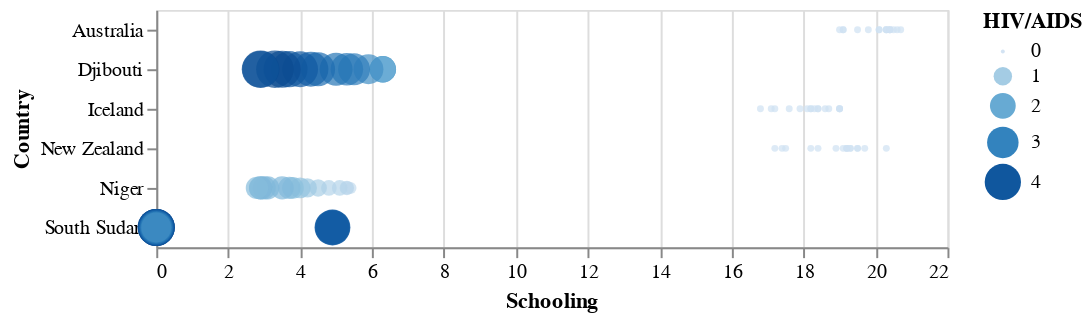

Write notebook code for a chart like this one.
### Markdown cell above
Additionally, a graph showing the severity of HIV/AIDS in a population in a certain country associated with the level of schooling in said country is shown

### Code cell
brush = alt.selection(type='interval')

points = alt.Chart(final).mark_circle().encode(
    x='Schooling',
    y='Country',
    color=alt.condition(brush, 'HIV/AIDS:Q', alt.value('blue')),
    size='HIV/AIDS'
).add_selection(
    brush
)
points

### Figure 1 — Vega-Lite specification as saved in the notebook (floating-point values rounded to 4 significant figures)
{"config": {"view": {"continuousWidth": 400, "continuousHeight": 300}}, "data": {"name": "data-b0249a24d4a710cfb04d2a4650c742c5"}, "mark": "circle", "encoding": {"color": {"condition": {"field": "HIV/AIDS", "type": "quantitative", "selection": "selector001"}, "value": "blue"}, "size": {"field": "HIV/AIDS", "type": "quantitative"}, "x": {"field": "Schooling", "type": "quantitative"}, "y": {"field": "Country", "type": "nominal"}}, "selection": {"selector001": {"type": "interval"}}, "$schema": "https://vega.github.io/schema/vega-lite/v4.17.0.json", "datasets": {"data-b0249a24d4a710cfb04d2a4650c742c5": [{"Year": 2015, "Status": "Developed", "Country": "Australia", "HIV/AIDS": 0.1, "Schooling": 20.4}, {"Year": 2014, "Status": "Developed", "Country": "Australia", "HIV/AIDS": 0.1, "Schooling": 20.4}, {"Year": 2013, "Status": "Developed", "Country": "Australia", "HIV/AIDS": 0.1, "Schooling": 20.3}, {"Year": 2012, "Status": "Developed", "Country": "Australia", "HIV/AIDS": 0.1, "Schooling": 20.1}, {"Year": 2011, "Status": "Developed", "Country": "Australia", "HIV/AIDS": 0.1, "Schooling": 19.8}, {"Year": 2010, "Status": "Developed", "Country": "Australia", "HIV/AIDS": 0.1, "Schooling": 19.5}, {"Year": 2009, "Status": "Developed", "Country": "Australia", "HIV/AIDS": 0.1, "Schooling": 19.1}, {"Year": 2008, "Status": "Developed", "Country": "Australia", "HIV/AIDS": 0.1, "Schooling": 19.1}, {"Year": 2007, "Status": "Developed", "Country": "Australia", "HIV/AIDS": 0.1, "Schooling": 19.0}, {"Year": 2006, "Status": "Developed", "Country": "Australia", "HIV/AIDS": 0.1, "Schooling": 20.3}, {"Year": 2005, "Status": "Developed", "Country": "Australia", "HIV/AIDS": 0.1, "Schooling": 20.3}, {"Year": 2004, "Status": "Developed", "Country": "Australia", "HIV/AIDS": 0.1, "Schooling": 20.7}, {"Year": 2003, "Status": "Developed", "Country": "Australia", "HIV/AIDS": 0.1, "Schooling": 20.6}, {"Year": 2002, "Status": "Developed", "Country": "Australia", "HIV/AIDS": 0.1, "Schooling": 20.1}, {"Year": 2001, "Status": "Developed", "Country": "Australia", "HIV/AIDS": 0.1, "Schooling": 20.5}, {"Year": 2000, "Status": "Developed", "Country": "Australia", "HIV/AIDS": 0.1, "Schooling": 20.4}, {"Year": 2015, "Status": "Developed", "Country": "New Zealand", "HIV/AIDS": 0.1, "Schooling": 19.2}, {"Year": 2014, "Status": "Developed", "Country": "New Zealand", "HIV/AIDS": 0.1, "Schooling": 19.2}, {"Year": 2013, "Status": "Developed", "Country": "New Zealand", "HIV/AIDS": 0.1, "Schooling": 19.3}, {"Year": 2012, "Status": "Developed", "Country": "New Zealand", "HIV/AIDS": 0.1, "Schooling": 19.5}, {"Year": 2011, "Status": "Developed", "Country": "New Zealand", "HIV/AIDS": 0.1, "Schooling": 19.7}, {"Year": 2010, "Status": "Developed", "Country": "New Zealand", "HIV/AIDS": 0.1, "Schooling": 20.3}, {"Year": 2009, "Status": "Developed", "Country": "New Zealand", "HIV/AIDS": 0.1, "Schooling": 19.3}, {"Year": 2008, "Status": "Developed", "Country": "New Zealand", "HIV/AIDS": 0.1, "Schooling": 19.5}, {"Year": 2007, "Status": "Developed", "Country": "New Zealand", "HIV/AIDS": 0.1, "Schooling": 19.2}, {"Year": 2006, "Status": "Developed", "Country": "New Zealand", "HIV/AIDS": 0.1, "Schooling": 19.1}, {"Year": 2005, "Status": "Developed", "Country": "New Zealand", "HIV/AIDS": 0.1, "Schooling": 18.9}, {"Year": 2004, "Status": "Developed", "Country": "New Zealand", "HIV/AIDS": 0.1, "Schooling": 18.4}, {"Year": 2003, "Status": "Developed", "Country": "New Zealand", "HIV/AIDS": 0.1, "Schooling": 18.2}, {"Year": 2002, "Status": "Developed", "Country": "New Zealand", "HIV/AIDS": 0.1, "Schooling": 17.5}, {"Year": 2001, "Status": "Developed", "Country": "New Zealand", "HIV/AIDS": 0.1, "Schooling": 17.4}, {"Year": 2000, "Status": "Developed", "Country": "New Zealand", "HIV/AIDS": 0.1, "Schooling": 17.2}, {"Year": 2015, "Status": "Developed", "Country": "Iceland", "HIV/AIDS": 0.1, "Schooling": 19.0}, {"Year": 2014, "Status": "Developed", "Country": "Iceland", "HIV/AIDS": 0.1, "Schooling": 19.0}, {"Year": 2013, "Status": "Developed", "Country": "Iceland", "HIV/AIDS": 0.1, "Schooling": 19.0}, {"Year": 2012, "Status": "Developed", "Country": "Iceland", "HIV/AIDS": 0.1, "Schooling": 18.7}, {"Year": 2011, "Status": "Developed", "Country": "Iceland", "HIV/AIDS": 0.1, "Schooling": 18.6}, {"Year": 2010, "Status": "Developed", "Country": "Iceland", "HIV/AIDS": 0.1, "Schooling": 18.4}, {"Year": 2009, "Status": "Developed", "Country": "Iceland", "HIV/AIDS": 0.1, "Schooling": 18.4}, {"Year": 2008, "Status": "Developed", "Country": "Iceland", "HIV/AIDS": 0.1, "Schooling": 18.2}, {"Year": 2007, "Status": "Developed", "Country": "Iceland", "HIV/AIDS": 0.1, "Schooling": 18.2}, {"Year": 2006, "Status": "Developed", "Country": "Iceland", "HIV/AIDS": 0.1, "Schooling": 18.1}, {"Year": 2005, "Status": "Developed", "Country": "Iceland", "HIV/AIDS": 0.1, "Schooling": 17.9}, {"Year": 2004, "Status": "Developed", "Country": "Iceland", "HIV/AIDS": 0.1, "Schooling": 18.3}, {"Year": 2003, "Status": "Developed", "Country": "Iceland", "HIV/AIDS": 0.1, "Schooling": 17.6}, {"Year": 2002, "Status": "Developed", "Country": "Iceland", "HIV/AIDS": 0.1, "Schooling": 17.2}, {"Year": 2001, "Status": "Developed", "Country": "Iceland", "HIV/AIDS": 0.1, "Schooling": 17.1}, {"Year": 2000, "Status": "Developed", "Country": "Iceland", "HIV/AIDS": 0.1, "Schooling": 16.8}, {"Year": 2015, "Status": "Developing", "Country": "Djibouti", "HIV/AIDS": 2.1, "Schooling": 6.3}, {"Year": 2014, "Status": "Developing", "Country": "Djibouti", "HIV/AIDS": 2.1, "Schooling": 6.3}, {"Year": 2013, "Status": "Developing", "Country": "Djibouti", "HIV/AIDS": 2.1, "Schooling": 6.3}, {"Year": 2012, "Status": "Developing", "Country": "Djibouti", "HIV/AIDS": 1.9, "Schooling": 6.3}, {"Year": 2011, "Status": "Developing", "Country": "Djibouti", "HIV/AIDS": 2.7, "Schooling": 5.9}, {"Year": 2010, "Status": "Developing", "Country": "Djibouti", "HIV/AIDS": 3.1, "Schooling": 5.5}, {"Year": 2009, "Status": "Developing", "Country": "Djibouti", "HIV/AIDS": 3.2, "Schooling": 5.3}, {"Year": 2008, "Status": "Developing", "Country": "Djibouti", "HIV/AIDS": 3.3, "Schooling": 5.0}, {"Year": 2007, "Status": "Developing", "Country": "Djibouti", "HIV/AIDS": 3.5, "Schooling": 4.5}, {"Year": 2006, "Status": "Developing", "Country": "Djibouti", "HIV/AIDS": 3.7, "Schooling": 4.3}, {"Year": 2005, "Status": "Developing", "Country": "Djibouti", "HIV/AIDS": 3.9, "Schooling": 4.0}, {"Year": 2004, "Status": "Developing", "Country": "Djibouti", "HIV/AIDS": 4.0, "Schooling": 3.7}, {"Year": 2003, "Status": "Developing", "Country": "Djibouti", "HIV/AIDS": 4.2, "Schooling": 3.5}, {"Year": 2002, "Status": "Developing", "Country": "Djibouti", "HIV/AIDS": 4.3, "Schooling": 3.3}, {"Year": 2001, "Status": "Developing", "Country": "Djibouti", "HIV/AIDS": 4.3, "Schooling": 2.9}, {"Year": 2000, "Status": "Developing", "Country": "Djibouti", "HIV/AIDS": 4.1, "Schooling": 2.9}, {"Year": 2015, "Status": "Developing", "Country": "Niger", "HIV/AIDS": 0.4, "Schooling": 5.4}, {"Year": 2014, "Status": "Developing", "Country": "Niger", "HIV/AIDS": 0.5, "Schooling": 5.3}, {"Year": 2013, "Status": "Developing", "Country": "Niger", "HIV/AIDS": 0.6, "Schooling": 5.3}, {"Year": 2012, "Status": "Developing", "Country": "Niger", "HIV/AIDS": 0.7, "Schooling": 5.1}, {"Year": 2011, "Status": "Developing", "Country": "Niger", "HIV/AIDS": 0.7, "Schooling": 4.8}, {"Year": 2010, "Status": "Developing", "Country": "Niger", "HIV/AIDS": 0.9, "Schooling": 4.5}, {"Year": 2009, "Status": "Developing", "Country": "Niger", "HIV/AIDS": 1.1, "Schooling": 4.2}, {"Year": 2008, "Status": "Developing", "Country": "Niger", "HIV/AIDS": 1.3, "Schooling": 4.0}, {"Year": 2007, "Status": "Developing", "Country": "Niger", "HIV/AIDS": 1.4, "Schooling": 3.8}, {"Year": 2006, "Status": "Developing", "Country": "Niger", "HIV/AIDS": 1.5, "Schooling": 3.7}, {"Year": 2005, "Status": "Developing", "Country": "Niger", "HIV/AIDS": 1.6, "Schooling": 3.5}, {"Year": 2004, "Status": "Developing", "Country": "Niger", "HIV/AIDS": 1.6, "Schooling": 3.1}, {"Year": 2003, "Status": "Developing", "Country": "Niger", "HIV/AIDS": 1.6, "Schooling": 3.0}, {"Year": 2002, "Status": "Developing", "Country": "Niger", "HIV/AIDS": 1.6, "Schooling": 2.9}, {"Year": 2001, "Status": "Developing", "Country": "Niger", "HIV/AIDS": 1.6, "Schooling": 2.9}, {"Year": 2000, "Status": "Developing", "Country": "Niger", "HIV/AIDS": 1.5, "Schooling": 2.8}, {"Year": 2015, "Status": "Developing", "Country": "South Sudan", "HIV/AIDS": 3.4, "Schooling": 4.9}, {"Year": 2014, "Status": "Developing", "Country": "South Sudan", "HIV/AIDS": 3.5, "Schooling": 4.9}, {"Year": 2013, "Status": "Developing", "Country": "South Sudan", "HIV/AIDS": 3.6, "Schooling": 4.9}, {"Year": 2012, "Status": "Developing", "Country": "South Sudan", "HIV/AIDS": 3.8, "Schooling": 4.9}, {"Year": 2011, "Status": "Developing", "Country": "South Sudan", "HIV/AIDS": 3.9, "Schooling": 4.9}, {"Year": 2010, "Status": "Developing", "Country": "South Sudan", "HIV/AIDS": 4.0, "Schooling": 0.0}, {"Year": 2009, "Status": "Developing", "Country": "South Sudan", "HIV/AIDS": 4.2, "Schooling": 0.0}, {"Year": 2008, "Status": "Developing", "Country": "South Sudan", "HIV/AIDS": 4.2, "Schooling": 0.0}, {"Year": 2007, "Status": "Developing", "Country": "South Sudan", "HIV/AIDS": 4.2, "Schooling": 0.0}, {"Year": 2006, "Status": "Developing", "Country": "South Sudan", "HIV/AIDS": 4.1, "Schooling": 0.0}, {"Year": 2005, "Status": "Developing", "Country": "South Sudan", "HIV/AIDS": 3.9, "Schooling": 0.0}, {"Year": 2004, "Status": "Developing", "Country": "South Sudan", "HIV/AIDS": 3.8, "Schooling": 0.0}, {"Year": 2003, "Status": "Developing", "Country": "South Sudan", "HIV/AIDS": 3.5, "Schooling": 0.0}, {"Year": 2002, "Status": "Developing", "Country": "South Sudan", "HIV/AIDS": 3.3, "Schooling": 0.0}, {"Year": 2001, "Status": "Developing", "Country": "South Sudan", "HIV/AIDS": 3.0, "Schooling": 0.0}, {"Year": 2000, "Status": "Developing", "Country": "South Sudan", "HIV/AIDS": 2.7, "Schooling": 0.0}]}}
